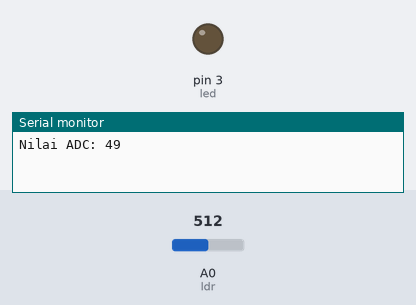
Bench run of a sketch on a simulated Arduino Uno, built with avr-gcc and run on an emulated ATmega328P. Parts: output pins drawn as LEDs (lit = HIGH), the last lines printed to the serial monitor. Inputs (shaded band) come from the test bench; at power-on: A0 (ldr) = 512.

Above: at 0.1 s.
At 0.6 s:
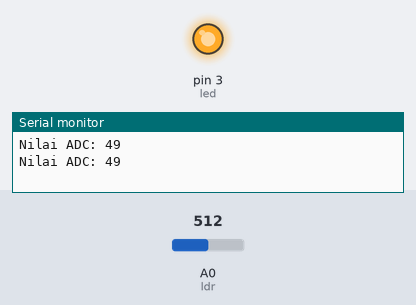
Timing chart, 0 to 2.1 s (numbered marks = the images above):
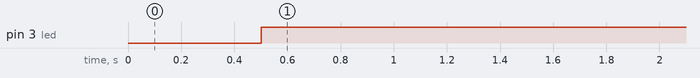

The sketch:

04092024_LDR.ino
```cpp
const int ldr = A0;
int nilaiADC;
#define led 3

void setup() {
  // put your setup code here, to run once:
  Serial.begin(9600);
  pinMode(ldr, INPUT);
  pinMode(led, OUTPUT);
}

void loop() {
 // Jika terkena cahaya akan redup dengan perlahan (2 kondisi)
 //int ldr1 = analogRead(ldr);
 //int fade =map(ldr1, 0, 1025, 0, 100);
 //Serial.println(ldr1);
 //analogWrite(led, ldr1);
 //delay(500);

  // jika dalam kondisi redup akan menyalakan lampu (2 kondisi)
  nilaiADC = analogRead(ldr);
  int fade = map(nilaiADC, 0, 1025, 0, 100);
  Serial.print("Nilai ADC: ");
  Serial.println(fade);
  delay(500);


  if(fade < 20){
    digitalWrite(led, LOW);
  }
  else {
    digitalWrite(led, HIGH);
  }
}
```

Measured:
- by itself, pin 3 (led): LOW → HIGH at 0.50 s
